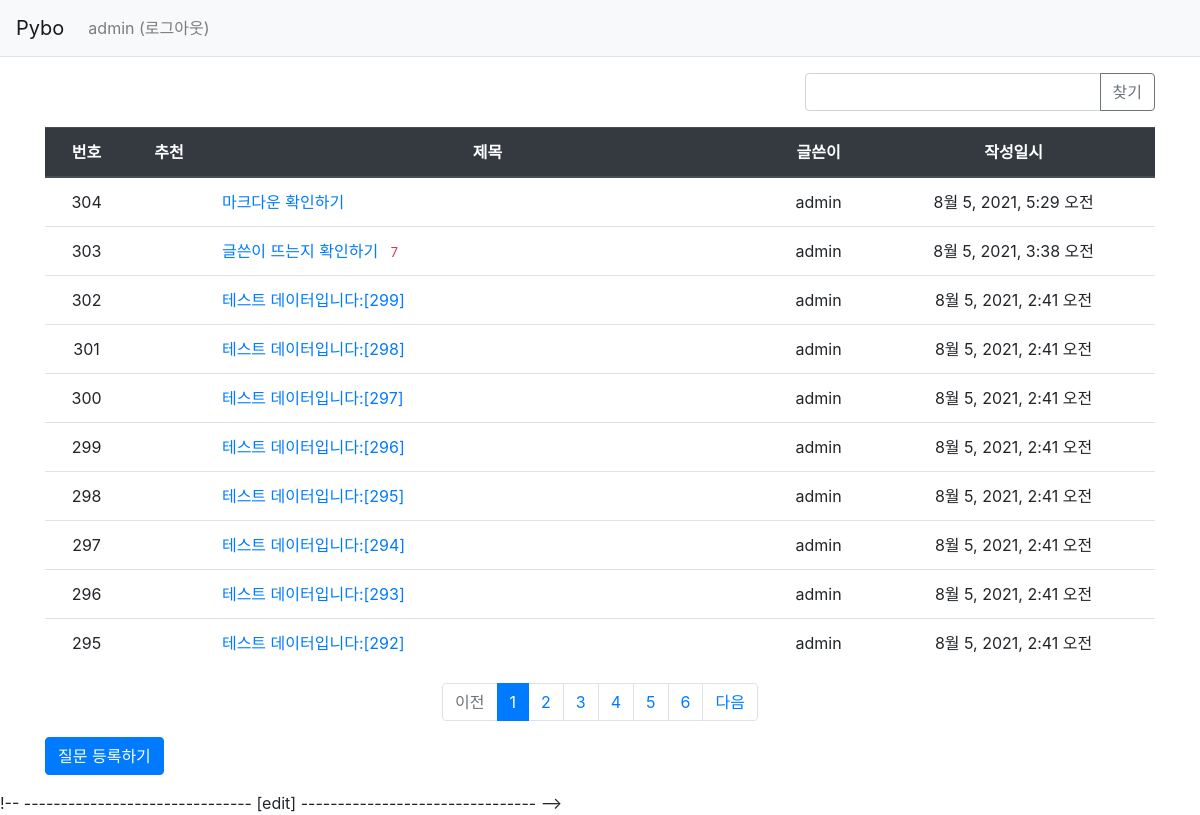
The app's page /pybo/ (signed in) with its own data.
### pybo/models.py (models this page shows, shortened)
class Question(models.Model):
    author = models.ForeignKey(User, on_delete=models.CASCADE, null=True, related_name='author_question')
    subject = models.CharField(max_length=200)
    content = models.TextField()
    create_date = models.DateTimeField()
    modify_date = models.DateTimeField(null=True, blank=True)
    voter = models.ManyToManyField(User, related_name='voter_question')

### pybo/views/base_views.py (the view, shortened to what this page needs)
# urls.py: path('', base_views.index, name='index'),  # '/' 에 해당되는 path
def index(request):
    page = request.GET.get('page', '1')  # 페이지
    kw = request.GET.get('kw', '')  # 검색어
    question_list = Question.objects.order_by('-create_date')
    paginator = Paginator(question_list, 10)  # 페이지당 10개씩 보여주기
    page_obj = paginator.get_page(page)
    context = {'question_list': page_obj, 'page': page, 'kw': kw}  # page와 kw가 추가되었다.
    return render(request, 'pybo/question_list.html', context)

### pybo/templatetags/pybo_filter.py (called while the page is built)
@register.filter
def sub(value, arg):
    return value - arg

### templates/pybo/question_list.html (shortened to what this page needs)
{% extends 'base.html' %}
{% load pybo_filter %}
{% block content %}
<div class="container my-3">
    <div class="row justify-content-end my-3">
        <div class="col-4 input-group">
            <input type="text" class="form-control kw" value="{{ kw|default_if_none:'' }}">
            <div class="input-group-append">
                <button class="btn btn-outline-secondary" type="button" id="btn_search">찾기</button>
            </div>
        </div>
    </div>
    <table class="table">
        <thead>
            <tr class="text-center thead-dark">
                <th>번호</th>
                <th>추천</th>
                <th style="width:50%">제목</th>
                <th>글쓴이</th>
                <th>작성일시</th>
            </tr>
        </thead>
        <tbody>
        {% if question_list %}
        {% for question in question_list %}
        <tr class="text-center">
            <td>
                {{ question_list.paginator.count|sub:question_list.start_index|sub:forloop.counter0|add:1 }}
            </td>
            <td>
            </td>
            <td class="text-left">
                <a href="{% url 'pybo:detail' question.id %}">{{ question.subject }}</a>
                {% if question.answer_set.count > 0 %}
                <span class="text-danger small ml-2">{{ question.answer_set.count }}</span>
                {% endif %}
            </td>
            <td>{{ question.author.username }}</td>
            <td>{{ question.create_date }}</td>
        </tr>
        {% endfor %}
        {% else %}
        <tr>
            <td colspan="3">질문이 없습니다.</td>
        </tr>
        {% endif %}
        </tbody>
    </table>
    <ul class="pagination justify-content-center">
        {% if question_list.has_previous %}
        <li class="page-item">
        <a class="page-link" data-page="{{ question_list.previous_page_number }}" href="#">이전</a>
            <a class="page-link" href="?page={{ question_list.previous_page_number }}">이전</a>
        </li>
        {% else %}
        <li class="page-item disabled">
            <a class="page-link" tabindex="-1" aria-disabled="true" href="#">이전</a>
        </li>
        {% endif %}
        {% for page_number in question_list.paginator.page_range %}
        {% if page_number >= question_list.number|add:-5 and page_number <= question_list.number|add:5 %}
            {% if page_number == question_list.number %}
            <li class="page-item active" aria-current="page">
            <a class="page-link" data-page="{{ page_number }}" href="#">{{ page_number }}</a>
            </li>
            {% else %}
            <li class="page-item">
            <a class="page-link" data-page="{{ page_number }}" href="#">{{ page_number }}</a>
            </li>
            {% endif %}
        {% endif %}
        {% endfor %}
        {% if question_list.has_next %}
        <li class="page-item">
        <a class="page-link" data-page="{{ question_list.next_page_number }}" href="#">다음</a>
        </li>
        {% else %}
        <li class="page-item disabled">
            <a class="page-link" tabindex="-1" aria-disabled="true" href="#">다음</a>
        </li>
        {% endif %}
    </ul>
    <a href="{% url 'pybo:question_create' %}" class="btn btn-primary">질문 등록하기</a>
</div>
!-- ------------------------------- [edit] -------------------------------- -->
{% endblock %}

### templates/navbar.html (shortened to what this page needs)
<nav class="navbar navbar-expand-lg navbar-light bg-light border-bottom">
    <a class="navbar-brand" href="{% url 'pybo:index' %}">Pybo</a>
    <div class="collapse navbar-collapse flex-grow-0" id="navbarNav">
        <ul class="navbar-nav">
            <li class="nav-item ">
                {% if user.is_authenticated %}
                <a class="nav-link" href="{% url 'common:logout' %}">{{ user.username }} (로그아웃)</a>
                {% else %}
                <a class="nav-link" href="{% url 'common:login' %}">로그인</a>
                {% endif %}
            </li>
        </ul>
    </div>
</nav>

### records on screen
Question: paginator.count|sub "304", subject "마크다운 확인하기", author.username "admin", create_date "8월 5, 2021, 5:29 오전"
Question: paginator.count|sub "303", subject "글쓴이 뜨는지 확인하기", answer_set.count "7", author.username "admin", create_date "8월 5, 2021, 3:38 오전"
Question: paginator.count|sub "302", subject "테스트 데이터입니다:[299]", author.username "admin", create_date "8월 5, 2021, 2:41 오전"
Question: paginator.count|sub "301", subject "테스트 데이터입니다:[298]", author.username "admin", create_date "8월 5, 2021, 2:41 오전"
Question: paginator.count|sub "300", subject "테스트 데이터입니다:[297]", author.username "admin", create_date "8월 5, 2021, 2:41 오전"
Question: paginator.count|sub "299", subject "테스트 데이터입니다:[296]", author.username "admin", create_date "8월 5, 2021, 2:41 오전"
Question: paginator.count|sub "298", subject "테스트 데이터입니다:[295]", author.username "admin", create_date "8월 5, 2021, 2:41 오전"
Question: paginator.count|sub "297", subject "테스트 데이터입니다:[294]", author.username "admin", create_date "8월 5, 2021, 2:41 오전"
Question: paginator.count|sub "296", subject "테스트 데이터입니다:[293]", author.username "admin", create_date "8월 5, 2021, 2:41 오전"
Question: paginator.count|sub "295", subject "테스트 데이터입니다:[292]", author.username "admin", create_date "8월 5, 2021, 2:41 오전"

### other values on screen
{{ user.username }} "admin"
{{ page_number }} "1"
{{ page_number }} "2" "3" "4" "5" "6"
